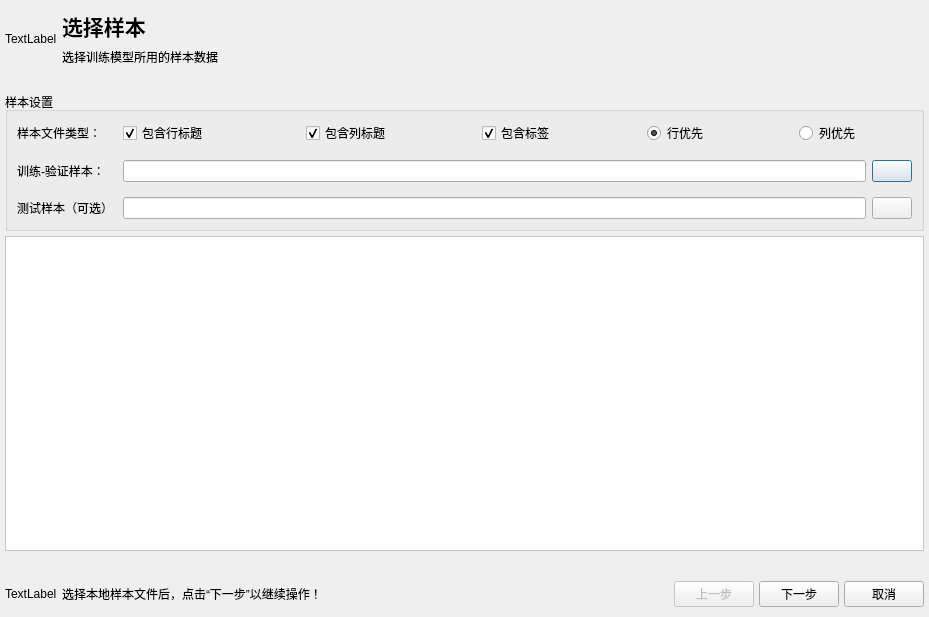
<?xml version="1.0" encoding="UTF-8"?>
<ui version="4.0">
 <class>ScikitLearnMLDialog</class>
 <widget class="QDialog" name="ScikitLearnMLDialog">
  <property name="geometry">
   <rect>
    <x>0</x>
    <y>0</y>
    <width>929</width>
    <height>617</height>
   </rect>
  </property>
  <property name="windowTitle">
   <string>scikit-learn机器学习</string>
  </property>
  <property name="styleSheet">
   <string notr="true"/>
  </property>
  <layout class="QVBoxLayout" name="topDialogVerticalLayout" stretch="0,0,0">
   <property name="spacing">
    <number>5</number>
   </property>
   <property name="leftMargin">
    <number>5</number>
   </property>
   <property name="topMargin">
    <number>10</number>
   </property>
   <property name="rightMargin">
    <number>5</number>
   </property>
   <property name="bottomMargin">
    <number>10</number>
   </property>
   <item>
    <layout class="QGridLayout" name="topOperationWidgetGridLayout">
     <property name="bottomMargin">
      <number>10</number>
     </property>
     <item row="0" column="1">
      <widget class="QLabel" name="operationTitleLabel">
       <property name="font">
        <font>
         <family>Aharoni</family>
         <pointsize>16</pointsize>
         <weight>75</weight>
         <bold>true</bold>
        </font>
       </property>
       <property name="text">
        <string>选择样本</string>
       </property>
      </widget>
     </item>
     <item row="1" column="1">
      <widget class="QLabel" name="operationDescriptionLabel">
       <property name="text">
        <string>选择训练模型所用的样本数据</string>
       </property>
      </widget>
     </item>
     <item row="0" column="0" rowspan="2">
      <widget class="QLabel" name="operationLogoLabel">
       <property name="text">
        <string>TextLabel</string>
       </property>
      </widget>
     </item>
     <item row="0" column="2">
      <spacer name="topOperationGridLayoutHorizontalSpacer_1">
       <property name="orientation">
        <enum>Qt::Horizontal</enum>
       </property>
       <property name="sizeHint" stdset="0">
        <size>
         <width>40</width>
         <height>20</height>
        </size>
       </property>
      </spacer>
     </item>
     <item row="1" column="2">
      <spacer name="topOperationGridLayoutHorizontalSpacer_2">
       <property name="orientation">
        <enum>Qt::Horizontal</enum>
       </property>
       <property name="sizeHint" stdset="0">
        <size>
         <width>40</width>
         <height>20</height>
        </size>
       </property>
      </spacer>
     </item>
    </layout>
   </item>
   <item>
    <widget class="QStackedWidget" name="scikitLearnSettingStackedWidget">
     <property name="currentIndex">
      <number>0</number>
     </property>
     <widget class="QWidget" name="selectSamplePage">
      <layout class="QVBoxLayout" name="selectSampleVerticalLayout" stretch="0,1">
       <property name="spacing">
        <number>5</number>
       </property>
       <property name="leftMargin">
        <number>0</number>
       </property>
       <property name="topMargin">
        <number>10</number>
       </property>
       <property name="rightMargin">
        <number>0</number>
       </property>
       <property name="bottomMargin">
        <number>10</number>
       </property>
       <item>
        <widget class="QGroupBox" name="sampleSettingGroupBox">
         <property name="title">
          <string>样本设置</string>
         </property>
         <layout class="QGridLayout" name="sampleSettingGroupBoxGridLayout">
          <property name="verticalSpacing">
           <number>15</number>
          </property>
          <item row="0" column="8">
           <widget class="QRadioButton" name="isRowMajorRadioButton">
            <property name="text">
             <string>行优先</string>
            </property>
            <property name="checked">
             <bool>true</bool>
            </property>
           </widget>
          </item>
          <item row="0" column="2">
           <spacer name="sampleSettingGroupBoxHorizontalSpacer1">
            <property name="orientation">
             <enum>Qt::Horizontal</enum>
            </property>
            <property name="sizeHint" stdset="0">
             <size>
              <width>40</width>
              <height>20</height>
             </size>
            </property>
           </spacer>
          </item>
          <item row="0" column="10">
           <widget class="QRadioButton" name="isColMajorRadioButton">
            <property name="text">
             <string>列优先</string>
            </property>
           </widget>
          </item>
          <item row="0" column="7">
           <spacer name="sampleSettingGroupBoxHorizontalSpacer2">
            <property name="orientation">
             <enum>Qt::Horizontal</enum>
            </property>
            <property name="sizeHint" stdset="0">
             <size>
              <width>40</width>
              <height>20</height>
             </size>
            </property>
           </spacer>
          </item>
          <item row="3" column="12">
           <widget class="QPushButton" name="selectTrainingValidationSamplePushButton">
            <property name="text">
             <string/>
            </property>
           </widget>
          </item>
          <item row="3" column="1" colspan="11">
           <widget class="QLineEdit" name="selectTrainingValidationSampleLineEdit"/>
          </item>
          <item row="0" column="4">
           <widget class="QCheckBox" name="isIncludeColTitleCheckBox">
            <property name="text">
             <string>包含列标题</string>
            </property>
            <property name="checked">
             <bool>true</bool>
            </property>
           </widget>
          </item>
          <item row="0" column="9">
           <spacer name="sampleSettingGroupBoxHorizontalSpacer3">
            <property name="orientation">
             <enum>Qt::Horizontal</enum>
            </property>
            <property name="sizeHint" stdset="0">
             <size>
              <width>40</width>
              <height>20</height>
             </size>
            </property>
           </spacer>
          </item>
          <item row="0" column="1">
           <widget class="QCheckBox" name="isIncludeRowTitleCheckBox">
            <property name="text">
             <string>包含行标题</string>
            </property>
            <property name="checked">
             <bool>true</bool>
            </property>
           </widget>
          </item>
          <item row="0" column="0">
           <widget class="QLabel" name="sampleTypeLabel">
            <property name="maximumSize">
             <size>
              <width>100</width>
              <height>16777215</height>
             </size>
            </property>
            <property name="text">
             <string>样本文件类型：</string>
            </property>
           </widget>
          </item>
          <item row="3" column="0">
           <widget class="QLabel" name="selectTrainingValidationSampleLabel">
            <property name="maximumSize">
             <size>
              <width>100</width>
              <height>16777215</height>
             </size>
            </property>
            <property name="text">
             <string>训练-验证样本：</string>
            </property>
           </widget>
          </item>
          <item row="4" column="12">
           <widget class="QPushButton" name="selectTestSamplePushButton">
            <property name="text">
             <string/>
            </property>
           </widget>
          </item>
          <item row="4" column="0">
           <widget class="QLabel" name="selectTestSampleLabel">
            <property name="maximumSize">
             <size>
              <width>100</width>
              <height>16777215</height>
             </size>
            </property>
            <property name="text">
             <string>测试样本（可选）：</string>
            </property>
           </widget>
          </item>
          <item row="4" column="1" colspan="11">
           <widget class="QLineEdit" name="selectTestSampleLineEdit"/>
          </item>
          <item row="0" column="6">
           <widget class="QCheckBox" name="isIncludeLabelCheckBox">
            <property name="text">
             <string>包含标签</string>
            </property>
            <property name="checked">
             <bool>true</bool>
            </property>
           </widget>
          </item>
          <item row="0" column="5">
           <spacer name="horizontalSpacer">
            <property name="orientation">
             <enum>Qt::Horizontal</enum>
            </property>
            <property name="sizeHint" stdset="0">
             <size>
              <width>40</width>
              <height>20</height>
             </size>
            </property>
           </spacer>
          </item>
         </layout>
        </widget>
       </item>
       <item>
        <widget class="QFrame" name="frame">
         <property name="styleSheet">
          <string notr="true">background-color:white</string>
         </property>
         <property name="frameShape">
          <enum>QFrame::StyledPanel</enum>
         </property>
         <property name="frameShadow">
          <enum>QFrame::Sunken</enum>
         </property>
         <layout class="QHBoxLayout" name="horizontalLayout">
          <property name="spacing">
           <number>5</number>
          </property>
          <property name="leftMargin">
           <number>0</number>
          </property>
          <property name="topMargin">
           <number>0</number>
          </property>
          <property name="rightMargin">
           <number>0</number>
          </property>
          <property name="bottomMargin">
           <number>0</number>
          </property>
          <item>
           <layout class="QGridLayout" name="sampleStatisticChartGridLayout"/>
          </item>
         </layout>
        </widget>
       </item>
      </layout>
     </widget>
     <widget class="QWidget" name="setParameterPage">
      <layout class="QVBoxLayout" name="setParameterVerticalLayout" stretch="0,0">
       <property name="spacing">
        <number>5</number>
       </property>
       <property name="leftMargin">
        <number>0</number>
       </property>
       <property name="topMargin">
        <number>10</number>
       </property>
       <property name="rightMargin">
        <number>0</number>
       </property>
       <property name="bottomMargin">
        <number>10</number>
       </property>
       <item>
        <widget class="QGroupBox" name="scikitLearnSettingGroupBox">
         <property name="title">
          <string/>
         </property>
         <layout class="QGridLayout" name="gridLayout">
          <item row="0" column="6">
           <widget class="QLabel" name="selectParameterTypeLabel">
            <property name="text">
             <string>参数类型：</string>
            </property>
           </widget>
          </item>
          <item row="0" column="7">
           <widget class="QComboBox" name="selectParameterTypeComboBox">
            <property name="minimumSize">
             <size>
              <width>85</width>
              <height>0</height>
             </size>
            </property>
            <item>
             <property name="text">
              <string>默认参数</string>
             </property>
            </item>
            <item>
             <property name="text">
              <string>调试参数</string>
             </property>
            </item>
            <item>
             <property name="text">
              <string>本地文件</string>
             </property>
            </item>
           </widget>
          </item>
          <item row="0" column="4">
           <widget class="QComboBox" name="selectEstimatorComboBox">
            <property name="minimumSize">
             <size>
              <width>85</width>
              <height>0</height>
             </size>
            </property>
            <property name="currentIndex">
             <number>0</number>
            </property>
            <item>
             <property name="text">
              <string>线性回归</string>
             </property>
            </item>
            <item>
             <property name="text">
              <string>岭回归</string>
             </property>
            </item>
            <item>
             <property name="text">
              <string>套索回归</string>
             </property>
            </item>
            <item>
             <property name="text">
              <string>支持向量机</string>
             </property>
            </item>
            <item>
             <property name="text">
              <string>神经网络</string>
             </property>
            </item>
            <item>
             <property name="text">
              <string>决策树</string>
             </property>
            </item>
            <item>
             <property name="text">
              <string>随机森林</string>
             </property>
            </item>
            <item>
             <property name="text">
              <string>提度提升树</string>
             </property>
            </item>
           </widget>
          </item>
          <item row="0" column="10">
           <widget class="QPushButton" name="saveParameterToFilePushButton">
            <property name="text">
             <string/>
            </property>
           </widget>
          </item>
          <item row="0" column="1">
           <widget class="QComboBox" name="selectTaskTypeComboBox">
            <property name="minimumSize">
             <size>
              <width>85</width>
              <height>0</height>
             </size>
            </property>
            <item>
             <property name="text">
              <string>回归</string>
             </property>
            </item>
            <item>
             <property name="text">
              <string>分类</string>
             </property>
            </item>
            <item>
             <property name="text">
              <string>聚类</string>
             </property>
            </item>
           </widget>
          </item>
          <item row="0" column="2">
           <spacer name="scikitLearnSettingGroupBoxHorizontalSpacer_1">
            <property name="orientation">
             <enum>Qt::Horizontal</enum>
            </property>
            <property name="sizeHint" stdset="0">
             <size>
              <width>40</width>
              <height>20</height>
             </size>
            </property>
           </spacer>
          </item>
          <item row="0" column="3">
           <widget class="QLabel" name="selectEstimatorLabel">
            <property name="maximumSize">
             <size>
              <width>60</width>
              <height>25</height>
             </size>
            </property>
            <property name="text">
             <string>学习器：</string>
            </property>
           </widget>
          </item>
          <item row="0" column="8">
           <spacer name="scikitLearnSettingGroupBoxHorizontalSpacer_3">
            <property name="orientation">
             <enum>Qt::Horizontal</enum>
            </property>
            <property name="sizeHint" stdset="0">
             <size>
              <width>40</width>
              <height>20</height>
             </size>
            </property>
           </spacer>
          </item>
          <item row="0" column="9">
           <widget class="QPushButton" name="importParameterFromFilePushButton">
            <property name="enabled">
             <bool>false</bool>
            </property>
            <property name="text">
             <string/>
            </property>
           </widget>
          </item>
          <item row="0" column="5">
           <spacer name="scikitLearnSettingGroupBoxHorizontalSpacer_2">
            <property name="orientation">
             <enum>Qt::Horizontal</enum>
            </property>
            <property name="sizeHint" stdset="0">
             <size>
              <width>40</width>
              <height>20</height>
             </size>
            </property>
           </spacer>
          </item>
          <item row="0" column="0">
           <widget class="QLabel" name="selectTaskTypeLabel">
            <property name="text">
             <string>任务类型：</string>
            </property>
           </widget>
          </item>
         </layout>
        </widget>
       </item>
       <item>
        <layout class="QVBoxLayout" name="basicParameterVerticalLayout">
         <property name="topMargin">
          <number>5</number>
         </property>
         <item>
          <widget class="QLabel" name="basicParameterLabel">
           <property name="text">
            <string>基本参数：</string>
           </property>
          </widget>
         </item>
         <item>
          <widget class="QTableWidget" name="basicParameterTableWidget">
           <property name="rowCount">
            <number>50</number>
           </property>
           <attribute name="horizontalHeaderStretchLastSection">
            <bool>true</bool>
           </attribute>
           <attribute name="verticalHeaderVisible">
            <bool>false</bool>
           </attribute>
           <row/>
           <row/>
           <row/>
           <row/>
           <row/>
           <row/>
           <row/>
           <row/>
           <row/>
           <row/>
           <row/>
           <row/>
           <row/>
           <row/>
           <row/>
           <row/>
           <row/>
           <row/>
           <row/>
           <row/>
           <row/>
           <row/>
           <row/>
           <row/>
           <row/>
           <row/>
           <row/>
           <row/>
           <row/>
           <row/>
           <row/>
           <row/>
           <row/>
           <row/>
           <row/>
           <row/>
           <row/>
           <row/>
           <row/>
           <row/>
           <row/>
           <row/>
           <row/>
           <row/>
           <row/>
           <row/>
           <row/>
           <row/>
           <row/>
           <row/>
           <column>
            <property name="text">
             <string>参数名称</string>
            </property>
           </column>
           <column>
            <property name="text">
             <string>参数取值</string>
            </property>
           </column>
          </widget>
         </item>
        </layout>
       </item>
      </layout>
     </widget>
     <widget class="QWidget" name="trainEstimatorPage">
      <layout class="QHBoxLayout" name="trainModelHorizontalLayout" stretch="0,0">
       <property name="spacing">
        <number>5</number>
       </property>
       <property name="leftMargin">
        <number>0</number>
       </property>
       <property name="topMargin">
        <number>10</number>
       </property>
       <property name="rightMargin">
        <number>0</number>
       </property>
       <property name="bottomMargin">
        <number>10</number>
       </property>
       <item>
        <widget class="QGroupBox" name="preTrainingEstimatorInfoGroupBox">
         <property name="title">
          <string>预训练模型信息</string>
         </property>
         <layout class="QHBoxLayout" name="initModelTrainingInfoHorizontalLayout">
          <item>
           <widget class="QTextBrowser" name="preTrainingEstimatorInfoTextBrowser">
            <property name="styleSheet">
             <string notr="true">background:rgb(240,240,240)</string>
            </property>
            <property name="frameShape">
             <enum>QFrame::NoFrame</enum>
            </property>
           </widget>
          </item>
         </layout>
        </widget>
       </item>
       <item>
        <layout class="QVBoxLayout" name="trainEstimatorVerticalLayout">
         <item>
          <widget class="QGroupBox" name="trainEstimatorGroupBox">
           <property name="title">
            <string>训练模型</string>
           </property>
           <layout class="QGridLayout" name="trainEstimatorGridLayout">
            <item row="1" column="3">
             <widget class="QPushButton" name="trainEstimatorPushButton">
              <property name="text">
               <string>训练</string>
              </property>
             </widget>
            </item>
            <item row="0" column="0">
             <widget class="QLabel" name="kFoldCVLabel">
              <property name="text">
               <string>交叉验证（K）：</string>
              </property>
             </widget>
            </item>
            <item row="0" column="1">
             <widget class="QLineEdit" name="kFoldCVLineEdit">
              <property name="text">
               <string>5</string>
              </property>
             </widget>
            </item>
            <item row="2" column="1">
             <widget class="QComboBox" name="nJobsComboBox"/>
            </item>
            <item row="2" column="0">
             <widget class="QLabel" name="nJobsLabel">
              <property name="text">
               <string>工作核心数：</string>
              </property>
             </widget>
            </item>
            <item row="1" column="2">
             <spacer name="trainEstimatorHorizontalSpacer">
              <property name="orientation">
               <enum>Qt::Horizontal</enum>
              </property>
              <property name="sizeHint" stdset="0">
               <size>
                <width>40</width>
                <height>20</height>
               </size>
              </property>
             </spacer>
            </item>
           </layout>
          </widget>
         </item>
         <item>
          <widget class="QGroupBox" name="trainingCVTestResultGroupBox">
           <property name="title">
            <string>结果</string>
           </property>
           <layout class="QGridLayout" name="trainingCVTestResultGroupBoxGridLayout">
            <item row="2" column="2">
             <widget class="QLabel" name="trainingScore_1Label">
              <property name="text">
               <string>-</string>
              </property>
             </widget>
            </item>
            <item row="4" column="2">
             <widget class="QLabel" name="testScore_1Label">
              <property name="text">
               <string>-</string>
              </property>
             </widget>
            </item>
            <item row="3" column="3">
             <widget class="QLabel" name="cvScore_2Label">
              <property name="text">
               <string>-</string>
              </property>
             </widget>
            </item>
            <item row="4" column="3">
             <widget class="QLabel" name="testScore_2Label">
              <property name="text">
               <string>-</string>
              </property>
             </widget>
            </item>
            <item row="0" column="1">
             <widget class="QLabel" name="sampleCountLabel">
              <property name="text">
               <string>样本数</string>
              </property>
             </widget>
            </item>
            <item row="4" column="1">
             <widget class="QLabel" name="testSampleCountLabel">
              <property name="text">
               <string>-</string>
              </property>
             </widget>
            </item>
            <item row="3" column="0">
             <widget class="QLabel" name="cvResultLabel">
              <property name="text">
               <string>验证：</string>
              </property>
             </widget>
            </item>
            <item row="6" column="3">
             <widget class="QPushButton" name="estimatorEvaluationChartPushButton">
              <property name="enabled">
               <bool>false</bool>
              </property>
              <property name="text">
               <string>模型评估图表</string>
              </property>
             </widget>
            </item>
            <item row="2" column="3">
             <widget class="QLabel" name="trainingScore_2Label">
              <property name="text">
               <string>-</string>
              </property>
             </widget>
            </item>
            <item row="5" column="0" colspan="4">
             <widget class="Line" name="trainingCrossValidationTestResultGroupBoxLine">
              <property name="orientation">
               <enum>Qt::Horizontal</enum>
              </property>
             </widget>
            </item>
            <item row="0" column="2">
             <widget class="QLabel" name="estimatorScore_1Label">
              <property name="text">
               <string>R2</string>
              </property>
             </widget>
            </item>
            <item row="3" column="2">
             <widget class="QLabel" name="cvScore_1Label">
              <property name="text">
               <string>-</string>
              </property>
             </widget>
            </item>
            <item row="4" column="0">
             <widget class="QLabel" name="testResultLabel">
              <property name="text">
               <string>测试：</string>
              </property>
             </widget>
            </item>
            <item row="2" column="0">
             <widget class="QLabel" name="trainingResultLabel">
              <property name="text">
               <string>训练：</string>
              </property>
             </widget>
            </item>
            <item row="0" column="3">
             <widget class="QLabel" name="estimatorScore_2Label">
              <property name="text">
               <string>MSE</string>
              </property>
             </widget>
            </item>
            <item row="6" column="2">
             <widget class="QPushButton" name="estimatorLearningCurveChartPushButton">
              <property name="enabled">
               <bool>false</bool>
              </property>
              <property name="text">
               <string>学习曲线图表</string>
              </property>
             </widget>
            </item>
            <item row="2" column="1">
             <widget class="QLabel" name="trainingSampleCountLabel">
              <property name="text">
               <string>-</string>
              </property>
             </widget>
            </item>
            <item row="3" column="1">
             <widget class="QLabel" name="cvSampleCountLabel">
              <property name="text">
               <string>-</string>
              </property>
             </widget>
            </item>
           </layout>
          </widget>
         </item>
        </layout>
       </item>
      </layout>
     </widget>
     <widget class="QWidget" name="saveEstimatorDataPage">
      <layout class="QHBoxLayout" name="saveModelHorizontalLayout">
       <property name="spacing">
        <number>5</number>
       </property>
       <property name="leftMargin">
        <number>0</number>
       </property>
       <property name="topMargin">
        <number>10</number>
       </property>
       <property name="rightMargin">
        <number>0</number>
       </property>
       <property name="bottomMargin">
        <number>10</number>
       </property>
       <item>
        <widget class="QGroupBox" name="saveEstimatorDataGroupBox">
         <property name="title">
          <string/>
         </property>
         <layout class="QVBoxLayout" name="saveModelDataGroupBoxVerticalLayout">
          <item>
           <layout class="QFormLayout" name="saveEstimatorDataFormLayout">
            <item row="0" column="0">
             <widget class="QCheckBox" name="isSaveBestEstimatorToFileCheckBox">
              <property name="text">
               <string>保存最优模型到本地文件的文件名</string>
              </property>
              <property name="checked">
               <bool>true</bool>
              </property>
             </widget>
            </item>
            <item row="0" column="1">
             <widget class="QLineEdit" name="isSaveBestEstimatorToFileLineEdit"/>
            </item>
            <item row="1" column="0">
             <widget class="QCheckBox" name="isSaveEstimatorDataToExcelFileNameCheckBox">
              <property name="text">
               <string>保存模型训练数据、验证数据及测试数据结果到本地文件（Excel）的文件名：</string>
              </property>
              <property name="checked">
               <bool>true</bool>
              </property>
             </widget>
            </item>
            <item row="1" column="1">
             <widget class="QLineEdit" name="isSaveEstimatorDataToExcelFileNameLineEdit"/>
            </item>
            <item row="2" column="0">
             <widget class="QCheckBox" name="isSaveTrainingDataToWorkingSheetNameCheckBox">
              <property name="text">
               <string>保存模型训练数据结果到本地文件（Excel）中的工作表名称：</string>
              </property>
              <property name="checked">
               <bool>true</bool>
              </property>
             </widget>
            </item>
            <item row="2" column="1">
             <widget class="QLineEdit" name="isSaveTrainingDataToWorkingSheetNameLineEdit"/>
            </item>
            <item row="3" column="0">
             <widget class="QCheckBox" name="isSaveCVDataToWorkingSheetNameCheckBox">
              <property name="enabled">
               <bool>false</bool>
              </property>
              <property name="text">
               <string>保存模型验证数据结果到本地文件（Excel）中的工作表名称：</string>
              </property>
              <property name="checked">
               <bool>false</bool>
              </property>
             </widget>
            </item>
            <item row="3" column="1">
             <widget class="QLineEdit" name="isSaveCVDataToWorkingSheetNameLineEdit">
              <property name="enabled">
               <bool>false</bool>
              </property>
             </widget>
            </item>
            <item row="4" column="0">
             <widget class="QCheckBox" name="isSaveTestDataToWorkingSheetNameCheckBox">
              <property name="enabled">
               <bool>false</bool>
              </property>
              <property name="text">
               <string>保存模型测试数据结果到本地文件（Excel）中的工作表名称：</string>
              </property>
              <property name="checked">
               <bool>false</bool>
              </property>
             </widget>
            </item>
            <item row="4" column="1">
             <widget class="QLineEdit" name="isSaveTestDataToWorkingSheetNameLineEdit">
              <property name="enabled">
               <bool>false</bool>
              </property>
             </widget>
            </item>
           </layout>
          </item>
          <item>
           <widget class="Line" name="saveEstimatorDataGroupBoxVerticalLayoutLine">
            <property name="orientation">
             <enum>Qt::Horizontal</enum>
            </property>
           </widget>
          </item>
          <item>
           <layout class="QHBoxLayout" name="saveModelDataHorizontalLayout_1">
            <item>
             <widget class="QLabel" name="selectEstimatorDataSaveDirectoryLabel">
              <property name="text">
               <string>保存路径</string>
              </property>
             </widget>
            </item>
            <item>
             <widget class="QLineEdit" name="selectEstimatorDataSaveDirectoryLineEdit"/>
            </item>
            <item>
             <widget class="QPushButton" name="selectEstimatorDataSaveDirectoryPushButton">
              <property name="text">
               <string/>
              </property>
             </widget>
            </item>
           </layout>
          </item>
          <item>
           <layout class="QHBoxLayout" name="saveEstimatorDataHorizontalLayout_2">
            <item>
             <spacer name="saveEstimatorDataHorizontalLayout_2HorizontalSpacer">
              <property name="orientation">
               <enum>Qt::Horizontal</enum>
              </property>
              <property name="sizeHint" stdset="0">
               <size>
                <width>40</width>
                <height>20</height>
               </size>
              </property>
             </spacer>
            </item>
            <item>
             <widget class="QPushButton" name="resetSaveParameterPushButton">
              <property name="text">
               <string>重置参数</string>
              </property>
             </widget>
            </item>
            <item>
             <widget class="QPushButton" name="saveEstimatorDataPushButton">
              <property name="text">
               <string>保存结果</string>
              </property>
             </widget>
            </item>
           </layout>
          </item>
          <item>
           <spacer name="saveEstimatorDataGroupBoxVerticalLayoutVerticalSpacer">
            <property name="orientation">
             <enum>Qt::Vertical</enum>
            </property>
            <property name="sizeHint" stdset="0">
             <size>
              <width>20</width>
              <height>40</height>
             </size>
            </property>
           </spacer>
          </item>
         </layout>
        </widget>
       </item>
      </layout>
     </widget>
    </widget>
   </item>
   <item>
    <layout class="QHBoxLayout" name="bottomOperationWidgetHorizontalLayout">
     <property name="topMargin">
      <number>15</number>
     </property>
     <item>
      <widget class="QLabel" name="stepLogoLabel">
       <property name="text">
        <string>TextLabel</string>
       </property>
      </widget>
     </item>
     <item>
      <widget class="QLabel" name="stepTipLabel">
       <property name="text">
        <string>选择本地样本文件后，点击“下一步”以继续操作！</string>
       </property>
      </widget>
     </item>
     <item>
      <spacer name="bottomOperationVerticalLayoutHorizontalSpacer_1">
       <property name="orientation">
        <enum>Qt::Horizontal</enum>
       </property>
       <property name="sizeHint" stdset="0">
        <size>
         <width>40</width>
         <height>20</height>
        </size>
       </property>
      </spacer>
     </item>
     <item>
      <widget class="QPushButton" name="previousStepPushButton">
       <property name="enabled">
        <bool>false</bool>
       </property>
       <property name="text">
        <string>上一步</string>
       </property>
      </widget>
     </item>
     <item>
      <widget class="QPushButton" name="nextStepPushButton">
       <property name="text">
        <string>下一步</string>
       </property>
      </widget>
     </item>
     <item>
      <widget class="QPushButton" name="cancelFinishPushButton">
       <property name="text">
        <string>取消</string>
       </property>
      </widget>
     </item>
    </layout>
   </item>
  </layout>
 </widget>
 <resources/>
 <connections/>
</ui>
